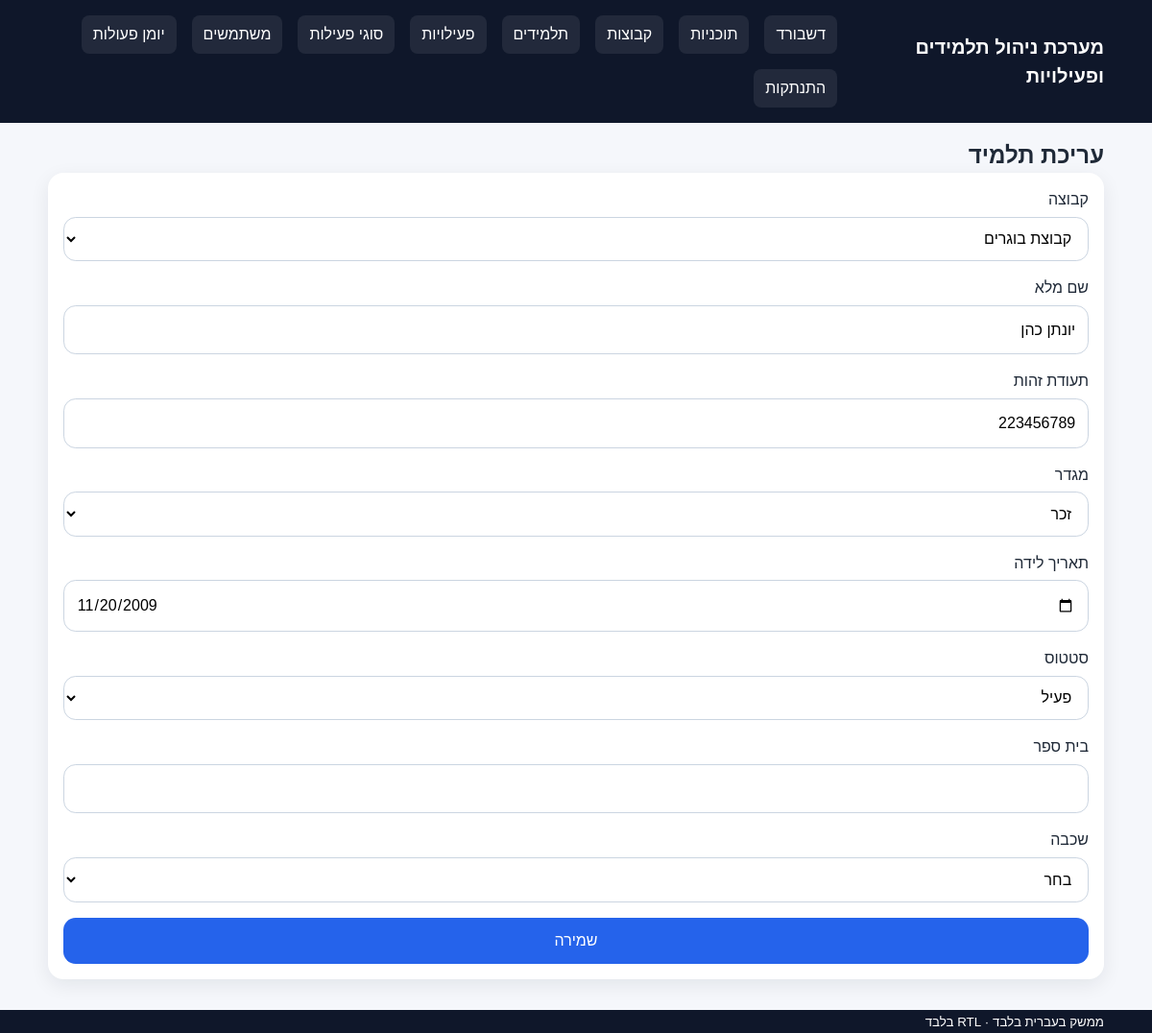
/student_form.php?id=2 (signed in), run on the app's committed database.
### tables this page shows
CREATE TABLE group_student (
    id BIGINT UNSIGNED AUTO_INCREMENT PRIMARY KEY,
    group_id BIGINT UNSIGNED NOT NULL,
    student_id BIGINT UNSIGNED NOT NULL,
    is_active TINYINT(1) NOT NULL DEFAULT 1,
    joined_at DATE NULL,
    left_at DATE NULL,
    created_at TIMESTAMP NULL DEFAULT CURRENT_TIMESTAMP,
    updated_at TIMESTAMP NULL DEFAULT CURRENT_TIMESTAMP ON UPDATE CURRENT_TIMESTAMP,
    INDEX idx_group_student_group (group_id),
    INDEX idx_group_student_student (student_id),
    CONSTRAINT fk_group_student_group FOREIGN KEY (group_id) REFERENCES groups(id),
    CONSTRAINT fk_group_student_student FOREIGN KEY (student_id) REFERENCES students(id),
    UNIQUE KEY uq_group_student_active (student_id, is_active)
);

CREATE TABLE groups (
    id BIGINT UNSIGNED AUTO_INCREMENT PRIMARY KEY,
    program_id BIGINT UNSIGNED NOT NULL,
    name VARCHAR(150) NOT NULL,
    instructor_user_id BIGINT UNSIGNED NOT NULL,
    status ENUM('active', 'inactive') NOT NULL DEFAULT 'active',
    created_at TIMESTAMP NULL DEFAULT CURRENT_TIMESTAMP,
    updated_at TIMESTAMP NULL DEFAULT CURRENT_TIMESTAMP ON UPDATE CURRENT_TIMESTAMP,
    INDEX idx_groups_program (program_id),
    INDEX idx_groups_instructor (instructor_user_id),
    CONSTRAINT fk_groups_program FOREIGN KEY (program_id) REFERENCES programs(id),
    CONSTRAINT fk_groups_instructor FOREIGN KEY (instructor_user_id) REFERENCES users(id)
);

CREATE TABLE students (
    id BIGINT UNSIGNED AUTO_INCREMENT PRIMARY KEY,
    national_id VARCHAR(20) NOT NULL UNIQUE,
    full_name VARCHAR(150) NOT NULL,
    gender ENUM('male', 'female', 'other') NULL,
    birth_date DATE NULL,
    status ENUM('active', 'frozen') NOT NULL DEFAULT 'active',
    freeze_reason VARCHAR(255) NULL,
    frozen_at DATETIME NULL,
    deleted_at TIMESTAMP NULL DEFAULT NULL,
    created_at TIMESTAMP NULL DEFAULT CURRENT_TIMESTAMP,
    updated_at TIMESTAMP NULL DEFAULT CURRENT_TIMESTAMP ON UPDATE CURRENT_TIMESTAMP,
    INDEX idx_students_status (status),
    INDEX idx_students_name (full_name)
);

CREATE TABLE metadata_fields (
    id BIGINT UNSIGNED AUTO_INCREMENT PRIMARY KEY,
    program_id BIGINT UNSIGNED NOT NULL,
    field_key VARCHAR(100) NOT NULL,
    field_label VARCHAR(150) NOT NULL,
    field_type ENUM('text', 'number', 'date', 'boolean', 'select') NOT NULL,
    is_required TINYINT(1) NOT NULL DEFAULT 0,
    options_json JSON NULL,
    sort_order INT NOT NULL DEFAULT 0,
    is_active TINYINT(1) NOT NULL DEFAULT 1,
    created_at TIMESTAMP NULL DEFAULT CURRENT_TIMESTAMP,
    updated_at TIMESTAMP NULL DEFAULT CURRENT_TIMESTAMP ON UPDATE CURRENT_TIMESTAMP,
    CONSTRAINT fk_metadata_fields_program FOREIGN KEY (program_id) REFERENCES programs(id),
    UNIQUE KEY uq_program_field_key (program_id, field_key)
);

### includes/functions.php (called while the page is built, shortened)
<?php
function e($value): string
{
    return htmlspecialchars((string)$value, ENT_QUOTES, 'UTF-8');
}
function get(string $key, $default = null)
{
    return $_GET[$key] ?? $default;
}
function selectedValue(array $valueRow, string $fieldType): string
{
    return match ($fieldType) {
        'number' => (string)($valueRow['value_number'] ?? ''),
        'date' => (string)($valueRow['value_date'] ?? ''),
        'boolean' => !empty($valueRow['value_boolean']) ? '1' : '0',
        'select' => (string)(json_decode($valueRow['value_json'] ?? 'null', true) ?? ''),
        default => (string)($valueRow['value_text'] ?? ''),
    };
}
function old(string $key, $default = '')
{
    return $_POST[$key] ?? $default;
}

### includes/auth.php (called while the page is built, shortened)
<?php
require_once __DIR__ . '/functions.php';
function user(): ?array
{
    return $_SESSION['user'] ?? null;
}

### includes/permissions.php (called while the page is built, shortened)
<?php
require_once __DIR__ . '/auth.php';
function isInstructor(): bool
{
    return user() && user()['role'] === 'instructor';
}

### public/student_form.php (the view, shortened to what this page needs)
<?php
require_once __DIR__ . '/../includes/permissions.php';
$db = getDB();
$id = (int)get('id', 0);
$groupId = (int)get('group_id', 0);
$student = ['national_id' => '', 'full_name' => '', 'gender' => '', 'birth_date' => '', 'status' => 'active'];
$activeGroupId = $groupId;
if ($id) {
    $stmt = $db->prepare('SELECT * FROM students WHERE id = :id');
    $stmt->execute(['id' => $id]);
    $student = $stmt->fetch() ?: $student;
    $stmt = $db->prepare('SELECT group_id FROM group_student WHERE student_id = :id AND is_active = 1 LIMIT 1');
    $stmt->execute(['id' => $id]);
    $activeGroupId = (int)$stmt->fetchColumn();
}
$groupsSql = isInstructor()
    ? 'SELECT id, name, program_id FROM groups WHERE instructor_user_id = :uid ORDER BY name'
    : 'SELECT id, name, program_id FROM groups ORDER BY name';
$stmt = $db->prepare($groupsSql);
$stmt->execute(isInstructor() ? ['uid' => user()['id']] : []);
$groups = $stmt->fetchAll();
$programId = 0;
foreach ($groups as $g) {
    if ((int)$g['id'] === $activeGroupId) { $programId = (int)$g['program_id']; break; }
}
$fields = [];
if ($programId > 0) {
    $stmt = $db->prepare('SELECT * FROM metadata_fields WHERE program_id = :pid AND is_active = 1 ORDER BY sort_order, id');
    $stmt->execute(['pid' => $programId]);
    $fields = $stmt->fetchAll();
}
$fieldValues = [];
include __DIR__ . '/../includes/header.php';
?>
<h2><?= $id ? 'עריכת תלמיד' : 'תלמיד חדש' ?></h2>
<form method="post" class="card form-grid" id="student-form">
<label><span>קבוצה</span><select name="group_id" required><option value="">בחר קבוצה</option><?php foreach ($groups as $group): ?><option value="<?= (int)$group['id'] ?>" <?= $activeGroupId===(int)$group['id']?'selected':'' ?>><?= e($group['name']) ?></option><?php endforeach; ?></select></label>
<label><span>שם מלא</span><input type="text" name="full_name" value="<?= e(old('full_name', $student['full_name'])) ?>" required></label>
<label><span>תעודת זהות</span><input type="text" name="national_id" value="<?= e(old('national_id', $student['national_id'])) ?>" required inputmode="numeric" maxlength="9"></label>
<label><span>מגדר</span><select name="gender"><option value="male" <?= old('gender', $student['gender'])==='male'?'selected':'' ?>>זכר</option></select></label>
<label><span>תאריך לידה</span><input type="date" name="birth_date" value="<?= e(old('birth_date', $student['birth_date'])) ?>"></label>
<label><span>סטטוס</span><select name="status"><option value="active" <?= old('status', $student['status'])==='active'?'selected':'' ?>>פעיל</option></select></label>
<?php foreach ($fields as $field): $value = $fieldValues[$field['id']] ?? []; $current = old('meta_' . $field['id'], selectedValue($value, $field['field_type'])); ?>
<label>
    <span><?= e($field['field_label']) ?><?= (int)$field['is_required'] === 1 ? ' *' : '' ?></span>
    <?php if ($field['field_type'] === 'select'): $opts = json_decode($field['options_json'] ?: '[]', true) ?: []; ?>
        <select name="meta_<?= (int)$field['id'] ?>"><option value="">בחר</option><?php foreach ($opts as $opt): ?><option value="<?= e($opt) ?>" <?= $current===$opt?'selected':'' ?>><?= e($opt) ?></option><?php endforeach; ?></select>
    <?php elseif ($field['field_type'] === 'date'): ?>
        <input type="date" name="meta_<?= (int)$field['id'] ?>" value="<?= e($current) ?>">
    <?php elseif ($field['field_type'] === 'number'): ?>
        <input type="number" name="meta_<?= (int)$field['id'] ?>" value="<?= e($current) ?>">
    <?php elseif ($field['field_type'] === 'boolean'): ?>
        <label class="checkbox-row inline-checkbox"><input type="checkbox" name="meta_<?= (int)$field['id'] ?>" value="1" <?= $current==='1'?'checked':'' ?>><span>מסומן</span></label>
    <?php else: ?>
        <input type="text" name="meta_<?= (int)$field['id'] ?>" value="<?= e($current) ?>">
    <?php endif; ?>
</label>
<?php endforeach; ?>
<button class="btn primary" type="submit">שמירה</button>
</form>
<?php include __DIR__ . '/../includes/footer.php'; ?>

### assets/css/layout.css (style rules this page uses)
body { font-family:Arial,sans-serif;background:#f5f7fb;color:#1f2937;line-height:1.5 }
.card { background:#fff;padding:1rem;border-radius:1rem;box-shadow:0 6px 20px rgba(15,23,42,.08) }

### assets/css/forms.css (style rules this page uses)
.form-grid { display:grid;gap:1rem }
.form-grid label { display:grid;gap:.35rem }
.form-grid input,.form-grid select,.form-grid textarea { width:100%;padding:.8rem;border:1px solid #cbd5e1;border-radius:.8rem;background:#fff }
.btn { display:inline-flex;justify-content:center;align-items:center;padding:.75rem 1rem;border:none;border-radius:.8rem;background:#e2e8f0;color:#111827;cursor:pointer }
.btn.primary { background:#2563eb;color:#fff }

### assets/css/app.css (style rules this page uses)
body { background: #f5f7fb; color: #1f2937; }

### data on the page
group_student: group_id "קבוצת בוגרים"
students: full_name "יונתן כהן", national_id "223456789", gender "זכר", birth_date "11/20/2009", status "פעיל"
metadata_fields: field_label "בית ספר"
metadata_fields: field_label "שכבה"

### other printed values
getConfig()['app_name'] "מערכת ניהול תלמידים ופעילויות"
